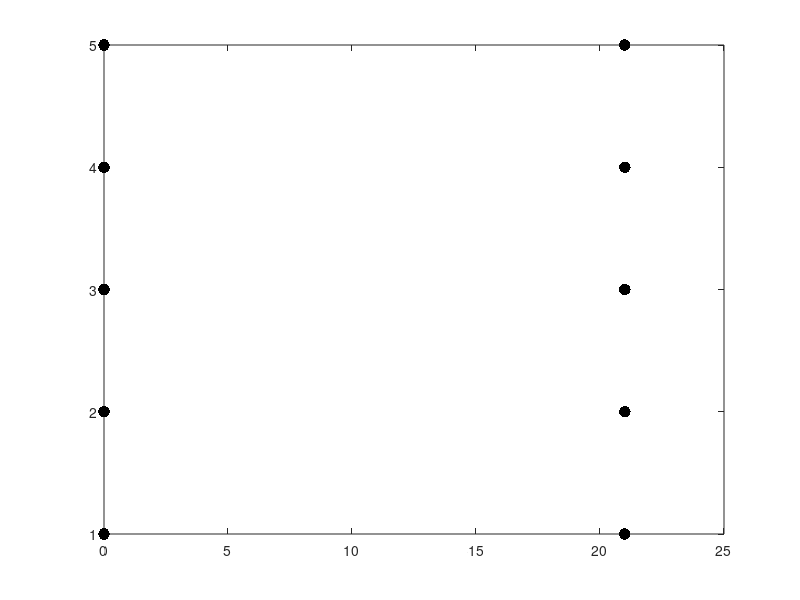

MATLAB code to generate this figure: (Note: this script raises an error after producing the figure.)
%function NumSimHA4(n,m,b,k,q,F,g,c)
    %% function in
    n=20;
    m=5;
    b=1;
    k=1;
    q=3;
    F=1;
    g=6;
    c=1;
    %% 0
    %m x n      %matrix dimensions
    nm = n*m;
    [X,Y] = meshgrid(1:n,1:m);
    %% constant
    %b          %1 = linker und rechter Rand fest
                %2 = rechter Rand fest
    %k          %1 = konstante Kraft
                %2 = F./sqrt(1-((-q:q)/q).^2) um ?=?/2+?
    %q          %kraft bei 2q+1
    %F          %Betrag der Kraft
    
    %points=2.*q+1;
    midpoint=round(n/2+g);
    Fv=zeros(2*nm,1);
    if k == 1
        Fv(nm+midpoint-q:nm+midpoint+q)=F;
    else
        Fv(nm+midpoint-q:nm+midpoint+q)=F./sqrt(1-((-q:q)/q).^2);
    end
    

    A = speye(n);
    B = A(:,2:end);
    B(:,n) = 0;
    K = 2*A-B-B';
    N = kron(speye(m),K);
    
    A = speye(nm);
    B = A(:,n+1:end);
    B(:,nm) = 0;
    C = speye(n);
    C(nm,nm)=0;
    M = 2*A-B-B'-C-rot90(C,2);
    
    %Diagonalfedern D=D(Fx,v)=D(Fy,u)
    D = sparse(nm, nm);
    A = speye(nm)./(2.*sqrt(2));
    B = A(:,n+2:end);
    B(:,nm) = 0;
    C = A(:,n:end);
    C(:,nm) = 0;
    D = -B-B'+C+C';
    
    N = N+4.*A-B-B'-C-C';
    M = M+4.*A-B-B'-C-C';
    
    H=[N,D;D,M];
%     H=round(full(H),3);
%     
%     fid = fopen('Hmatrix.txt','wt');
%     for ii = 1:size(H,1)
%         fprintf(fid,'%g\t',H(ii,:));
%         fprintf(fid,'\n');
%     end
%     fclose(fid);

    %% processing
        %% pre simulation
        fig = figure();
        tic                                 
        %% calculation
        opts.SYM = true; %sagt, dass H eine symmetrische Matrix ist
        uv=linsolve(full(c.*H),Fv,opts);
        toc
        %% simulation
        plot(zeros(m),1:m, '.','MarkerSize',25,'Color','black')
        hold on
        plot(ones(m)*n+1,1:m, '.','MarkerSize',25,'Color','black')
        a = gca;
        a.YAxis.Direction = 'reverse';
%         plot(X,Y,'.','MarkerSize',15,'Color','blue')
        U = reshape(uv(1:nm),n,m)';
        V = reshape(uv(nm+1:end),n,m)';
        plot(X+U,Y+V,'.','MarkerSize',15,'Color','black')
        %from Force affected red (slow)
        XU=reshape((X+U)',1,nm);
        YV=reshape((Y+V)',1,nm);
        plot(XU(midpoint-q:midpoint+q),YV(midpoint-q:midpoint+q),'.','MarkerSize',15,'Color','red')
        hold off
        axis equal
        %xlim([-0.5,n+20])
        %ylim([-round(m/10),m+round(m/3)])
        axis off
        drawnow 

%end